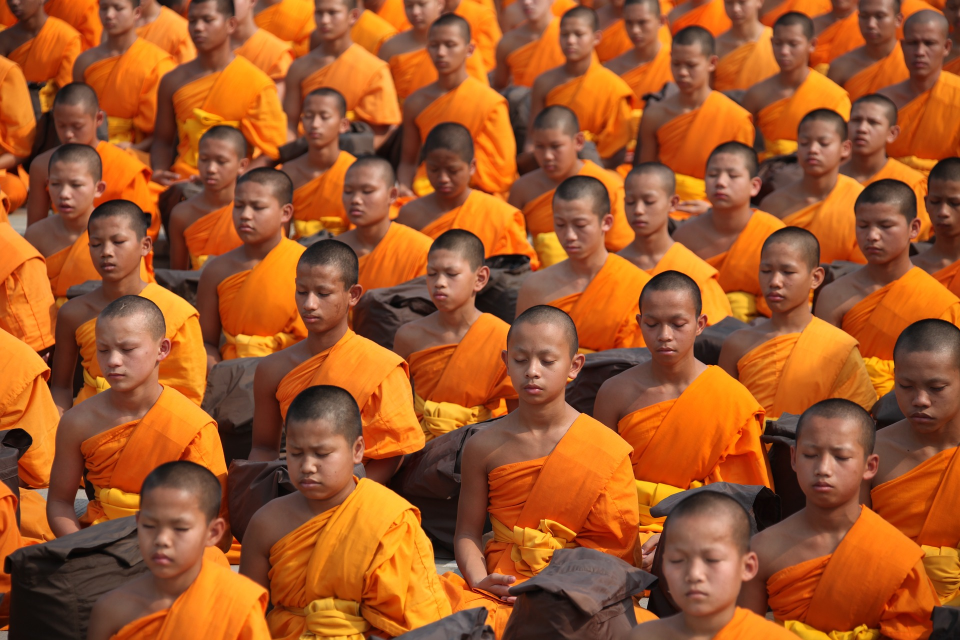
#> input picture 사진에얼굴만찾아모자이크처리(OpenCV)/buddhists-453393_1920.jpg, 1920 x 1280 px (shown at 1/2 size)
$ python 23_main.py
#> lines starting #> are read from the running program, lines starting #| are printed output that depends on the picture; after the words box and inside, x2 and y2 are one past the last pixel; in counts of white or black regions, pixels touching at a corner belong together
#23 사진에 얼굴만 찾아 모자이크처리(OpenCV)

## pip install opencv-python - OpenCV는 이미지처리 영상처리 분야에서 유명한 라이브러리입니다.


### OpenCV로 얼굴 사진 찾는 코드 만들기
import numpy as np
import cv2

# 얼굴과 눈을 찾기 위한 OpenCV 알고리즘이 적용된 파일을 불러온다
face_cascade = cv2.CascadeClassifier(cv2.data.haarcascades + 'haarcascade_frontalface_default.xml')
eye_cascade = cv2.CascadeClassifier(cv2.data.haarcascades +'haarcascade_eye.xml')

# OpenCV에서 한글경로의 파일을 읽지 모새 numpy로 파일을 읽어옵니다.
ff = np.fromfile(r'pjt23_사진에얼굴만찾아모자이크처리(OpenCV)\buddhists-453393_1920.jpg',np.uint8)
# imdecode를 하여 numpy의 이미지 파일을 OpenCV 이미지로 불러옵니다.
img = cv2.imdecode(ff, cv2.IMREAD_UNCHANGED)
#> img is the input picture: shape (1280, 1920, 3); mean B, G, R 41.6, 87.7, 160.3
# 이미지의 크기를 조절, fx,fy의 비율로 조절
img = cv2.resize(img, dsize=(0,0), fx = 1.0, fy=1.0, interpolation=cv2.INTER_LINEAR)

# 이미지에서 얼굴을 찾기 위해 회색조 처리
gray = cv2.cvtColor(img, cv2.COLOR_BGR2GRAY)
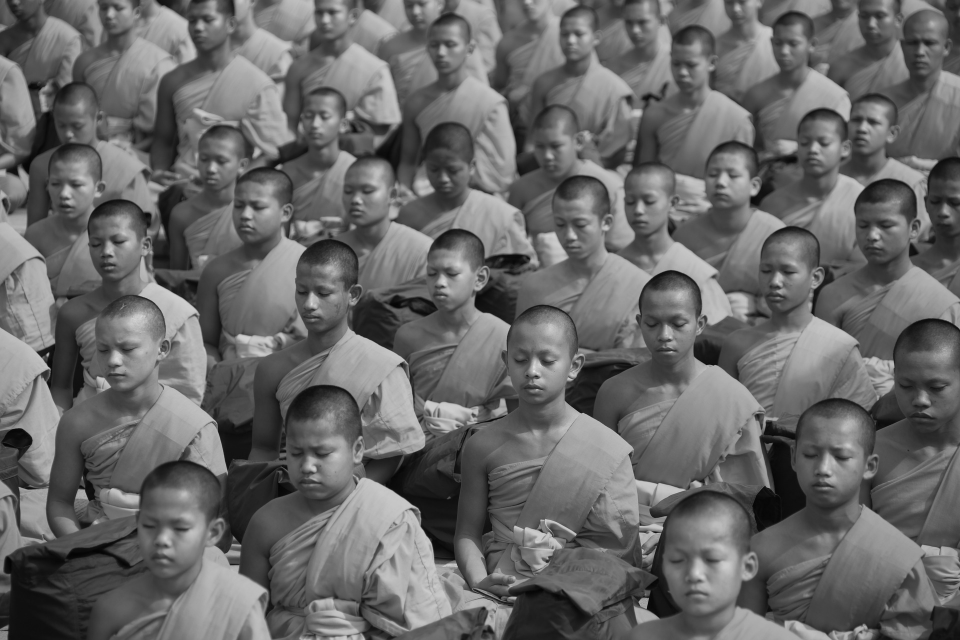
#> gray: shape (1280, 1920) (shown at 1/2 size); min 1, max 235, mean 104.1

# 여러 개의 얼굴을 찾습니다. ScaleFactor는 감도, minNeighbor : 최소 이격거리 - 두 값을 조절하여 감도의 조절이 가능
faces = face_cascade.detectMultiScale(gray, 1.07,7)
#> faces = 33 rows, first 6: [616, 1, 72, 72], [1106, 36, 83, 83], [1529, 55, 85, 85], [1329, 102, 78, 78], [1685, 210, 87, 87], [1705, 3, 80, 80]
for (x,y,w,h) in faces:
    # 얼굴을 찾아 파란색으로 네모 표시를 한다.
    cv2.rectangle(img, (x,y), (x+w, y+h), (255,0,0),2)

    roi_gray = gray[y:y+h, x:x+w]
    roi_color = img[y:y+h, x:x+w]

    # 눈을 찾아 녹색 네모 표시
    eyes = eye_cascade.detectMultiScale(roi_gray)
    for (ex, ey, ew, eh) in eyes:
        cv2.rectangle(roi_color, (ex,ey), (ex+ew, ey+eh), (0,255.0), 2)
#> this loop made 33 passes
#> (x, y, w, h, eyes) on passes 1, 2, 3, 4, 6, 7, 9, 10, 11, 12, 15, 16: (616, 1, 72, 72, [[7, 3, 49, 49]]), (1106, 36, 83, 83, [[16, 10, 49, 49], [5, 10, 50, 50]]), (1529, 55, 85, 85, [[9, 9, 53, 53]]), (1329, 102, 78, 78, [[12, 9, 50, 50]]), (1705, 3, 80, 80, [[10, 7, 53, 53]]), (361, 10, 81, 81, [[30, 11, 33, 33], [6, 5, 53, 53]]), (837, 54, 95, 95, [[13, 13, 54, 54]]), (1234, 13, 88, 88, [[11, 11, 56, 56]]), (1581, 246, 99, 99, [[18, 31, 23, 23], [20, 10, 58, 58]]), (378, 284, 99, 99, [[18, 12, 58, 58]]), (668, 345, 100, 100, [[47, 20, 31, 31]]), (445, 373, 105, 105, [[21, 16, 55, 55]])
#> (x, y, w, h) on passes 5, 8, 13, 14, 19, 21: (1685, 210, 87, 87), (1793, 50, 96, 96), (1393, 307, 106, 106), (78, 327, 109, 109), (1687, 402, 126, 126), (1037, 248, 113, 113)
#> pass 1, `roi_color = img[y:y+h, x:x+w]`:
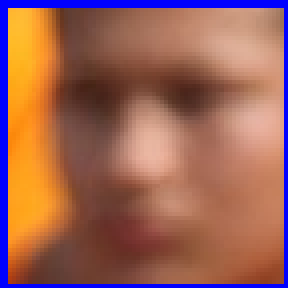
#> roi_color: shape (72, 72, 3) (shown 4 times larger); mean B, G, R 88.1, 99.4, 155.5
#> after the loop:
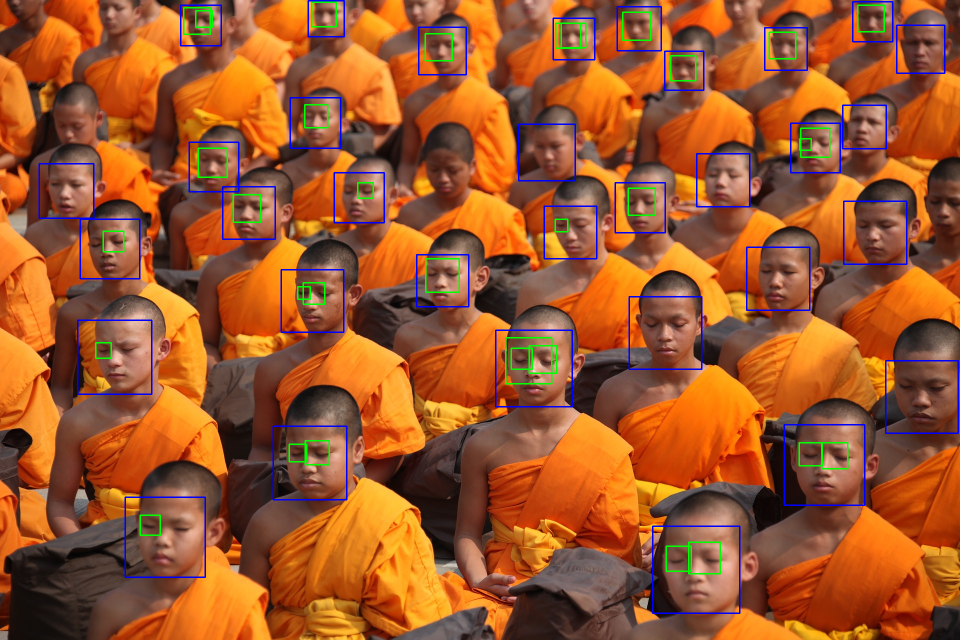
#> img: shape (1280, 1920, 3) (shown at 1/2 size); 2.55% of pixels changed, all inside (x1, y1, x2, y2) = (77, 0, 1918, 1228)
#> after the loop:
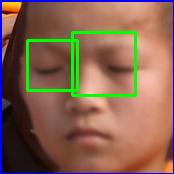
#> roi_color: shape (174, 174, 3); mean B, G, R 80.6, 100.5, 134.5
#> after the loop:
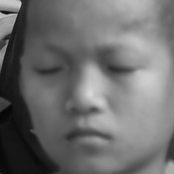
#> roi_gray: shape (174, 174); min 5, max 216, mean 109.6


cv2.imshow('face find', img)
cv2.waitKey(0)
cv2.destroyAllWindows()


### 사진 속 얼굴을 모자이크 처리하는 코드 만들기

ff2 = np.fromfile(r'pjt23_사진에얼굴만찾아모자이크처리(OpenCV)\people-1979261_1920.jpg',np.uint8)
img2 = cv2.imdecode(ff2, cv2.IMREAD_UNCHANGED)
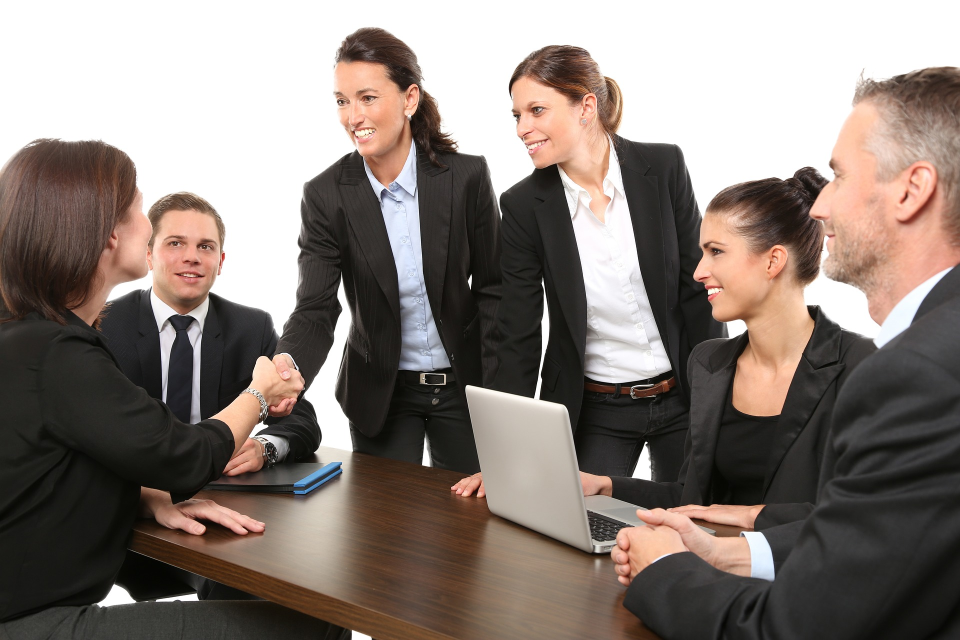
#> input picture 사진에얼굴만찾아모자이크처리(OpenCV)/people-1979261_1920.jpg, 1920 x 1280 px (shown at 1/2 size)
#> img2 is the input picture: shape (1280, 1920, 3); mean B, G, R 118.3, 124.6, 135.5
img2 = cv2.resize(img2, dsize=(0,0), fx = 1.0, fy=1.0, interpolation=cv2.INTER_LINEAR)

gray2 = cv2.cvtColor(img2, cv2.COLOR_BGR2GRAY)
faces2 = face_cascade.detectMultiScale(gray2, 1.07,7)
#> faces2 = [[1041, 261, 63, 63], [995, 175, 134, 134], [296, 597, 128, 128], [635, 138, 153, 153], [300, 424, 163, 163], [1349, 427, 198, 198]]

for (x,y,w,h) in faces2:
    face_img = img2[y:y+h, x:x+w]
    # 모자이크 크기 조절
    face_img = cv2.resize(face_img, dsize=(0,0), fx=0.1, fy=0.1)
    face_img = cv2.resize(face_img, (w,h), interpolation=cv2.INTER_AREA)
    img2[y:y+h, x:x+w] = face_img
#> this loop made 6 passes
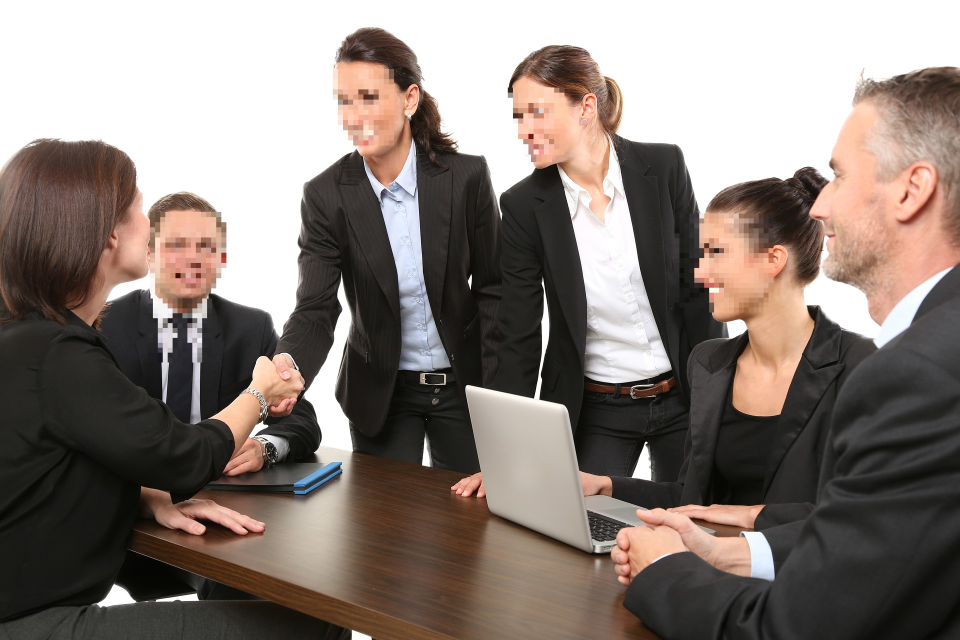
#> img2: shape (1280, 1920, 3) (shown at 1/2 size); 4.54% of pixels changed, all inside (x1, y1, x2, y2) = (296, 138, 1547, 725)

cv2.imshow('mosaic Face', img2)
cv2.waitKey(0)
cv2.destroyAllWindows()
